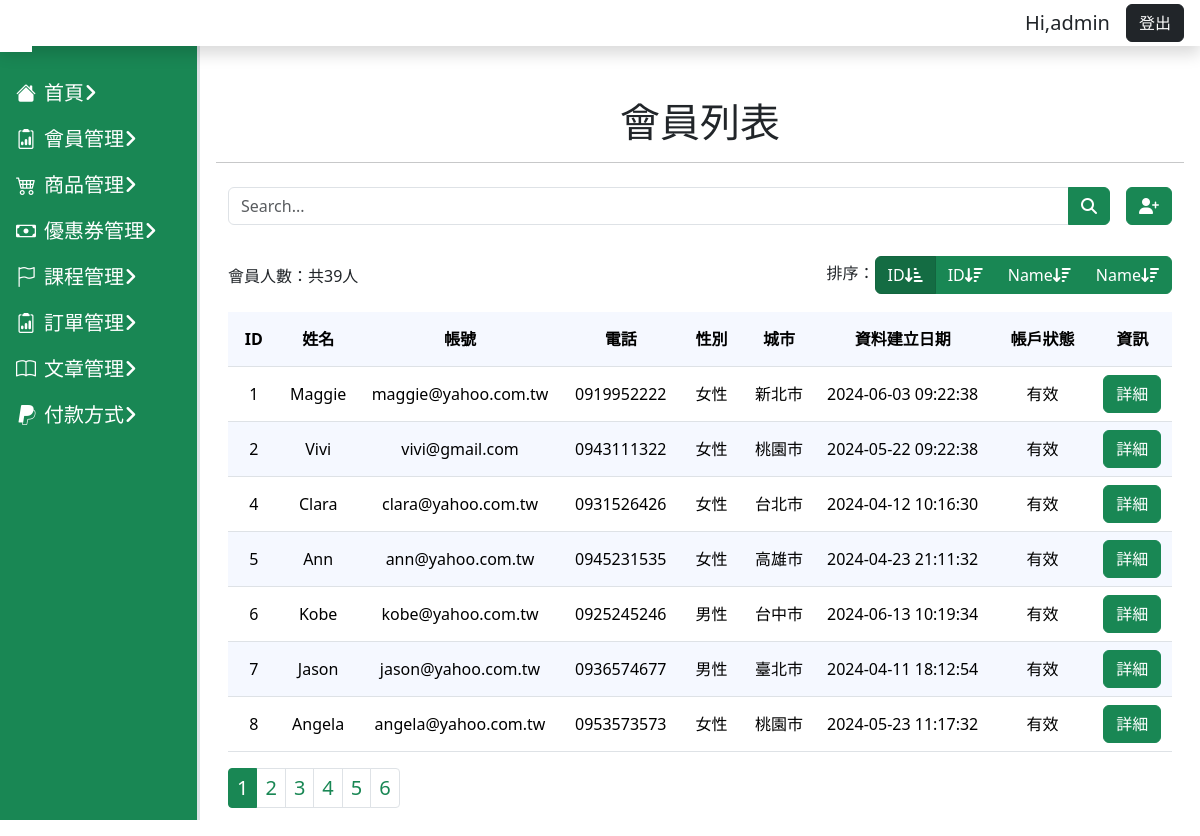
The app's page /user/users.php?page=1&order=1, older data.
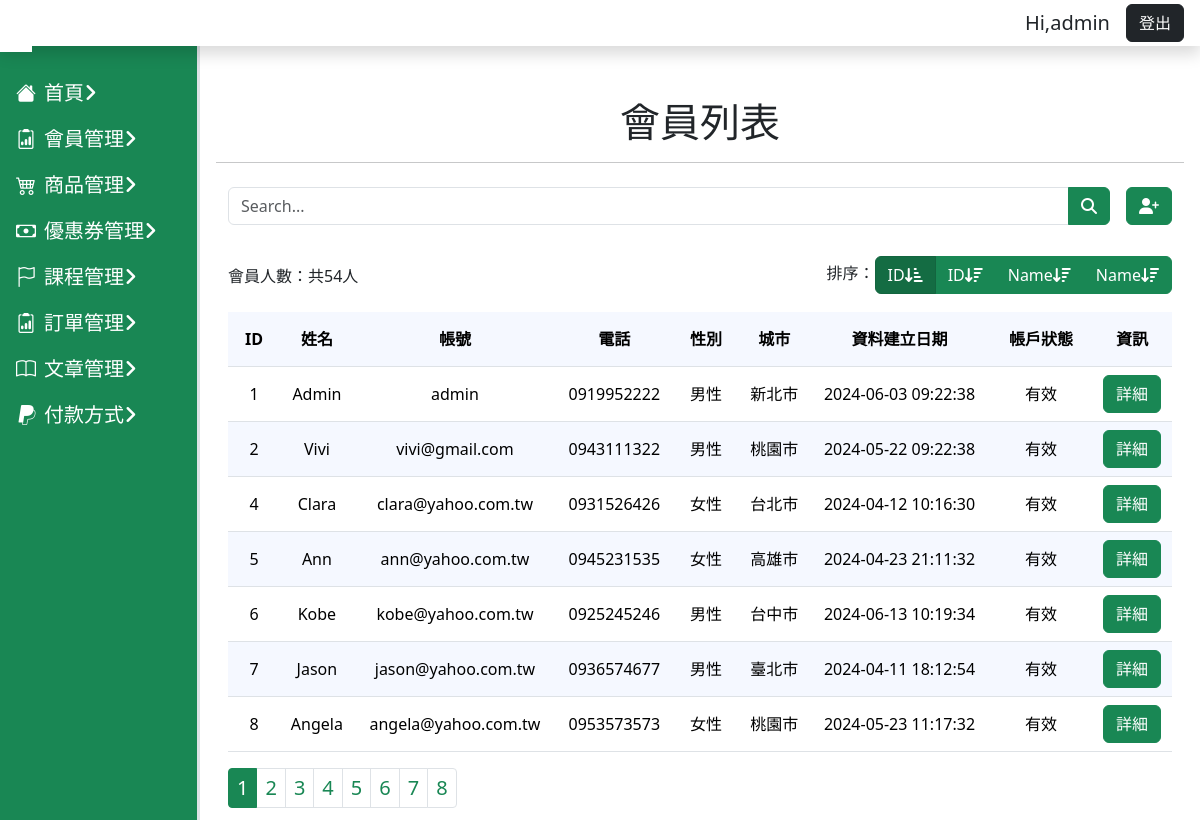
The same page, newer data.
### tables this page shows
CREATE TABLE `users` (
  `id` int(11) NOT NULL COMMENT '流水號',
  `memberid` varchar(50) NOT NULL COMMENT '會員編號',
  `name` varchar(30) DEFAULT NULL COMMENT '使用者名字',
  `images_id` int(255) NOT NULL DEFAULT 0 COMMENT '使用者照片ID',
  `images_name` varchar(255) DEFAULT 'user.png' COMMENT '使用者照片',
  `gender` enum('女性','男性','其他','') DEFAULT NULL COMMENT '性別',
  `birthday` date DEFAULT NULL COMMENT '生日',
  `account` varchar(50) NOT NULL COMMENT '帳號',
  `password` varchar(50) NOT NULL COMMENT '密碼',
  `phone` varchar(30) NOT NULL COMMENT '電話',
  `email` varchar(50) NOT NULL COMMENT '信箱',
  `location` varchar(30) DEFAULT NULL COMMENT '城市',
  `carrierid` varchar(50) DEFAULT NULL COMMENT '電子發票載具',
  `created_at` datetime NOT NULL DEFAULT current_timestamp() COMMENT '資料建立日期',
  `valid` tinyint(4) NOT NULL DEFAULT 1 COMMENT '使用者資料狀態'
);

### user/users.php (the view, shortened to what the changed rows need)
<?php
require_once("../db_connect.php");
$sqlAll = "SELECT* FROM users WHERE valid = 1";
$resultAll = $conn->query($sqlAll);
$allUserCount = $resultAll->num_rows;
if (isset($_GET["search"])) {
    $search = $_GET["search"];
    $sql = "SELECT * FROM users WHERE account LIKE '%$search%' AND valid = 1";
    $pageTitle = "$search 的搜尋結果";
} else if (isset($_GET["page"]) && isset($_GET["order"])) {
    $page = $_GET["page"];
    $perPage = 7;
    $firstItem = ($page - 1) * $perPage;
    $pageCount = ceil($allUserCount / $perPage);
    $order = $_GET["order"];
    switch ($order) {
        case 1:
            $orderClause = "ORDER BY id ASC";
            break;
    }
    $sql = "SELECT * FROM users WHERE valid = 1 $orderClause LIMIT $firstItem, $perPage";
} else {
    $sql = "SELECT id, name, email, phone FROM users";
    $pageTitle = "使用者列表";
    header("location: users.php?page=1&order=1");
}
$result = $conn->query($sql);
$rows = $result->fetch_all(MYSQLI_ASSOC);
$userCount = $result->num_rows;
if (isset($_GET["page"])) {
    $userCount = $allUserCount;
    $page = $page;
}
?>
<!doctype html>
<html lang="en">
<head>
    <?php include("../css.php") ?>
    <?php include("user-css.php") ?>
</head>
<body>
    <main class="main-content p-3 index-main">
           <div class="text-center mt-3 pt-3">
            <h1>會員列表</h1>
        </div>
        <div class="container ">
            <div class="pb-2 d-flex justify-content-between col-form-label">
                <div class="d-flex ">
                    <p class=" mt-2 "> 會員人數：共<?= $userCount ?>人</p>
                </div>
            </div>
            <?php if ($result->num_rows > 0) : ?>
                <table class="table table-striped">
                    <thead class="text-center table-header">
                        <tr>
                            <th>ID</th>
                            <th>姓名</th>
                            <th>帳號</th>
                            <th>電話</th>
                            <th>性別</th>
                            <th>城市</th>
                            <th>資料建立日期</th>
                            <th>帳戶狀態</th>
                            <th>資訊</th>
                        </tr>
                    </thead>
                    <tbody>
                        <?php foreach ($rows as $user) : ?>
                            <tr class="align-middle">
                                <td class="text-center"><?= $user["id"] ?></td>
                                <td class="text-center"><?= $user["name"] ?></td>
                                <td class="text-center"><?= $user["account"] ?></td>
                                <td class="text-center"><?= $user["phone"] ?></td>
                                <td class="text-center"><?= $user["gender"] ?></td>
                                <td class="text-center"><?= $user["location"] ?></td>
                                <td class="text-center"><?= $user["created_at"] ?></td>
                                <td class="text-center"><?php if ($user["valid"] == 1) {
                                                            echo "有效";
                                                        } else echo "停權" ?></td>
                                <td class="text-center">
                                    <a class="btn btn-success" href="user.php?id=<?= $user["id"] ?>">詳細</a>
                                </td>
                            </tr>
                        <?php endforeach; ?>
                    </tbody>
                </table>
                <?php if (isset($_GET["page"])) : ?>
                    <nav aria-label="...">
                        <ul class="pagination pagination-sm ">
                            <?php for ($i = 1; $i <= $pageCount; $i++) : ?>
                                <li class="page-item
                 <?php if ($i == $page) echo "active" ?>"><a class="page-link " href="?page=<?= $i ?>&order=<?= $order ?>"><?= $i ?></a></li>
                            <?php endfor; ?>
                        </ul>
                    </nav>
                <?php endif; ?>
            <?php else : ?>
                查無使用者
            <?php endif; ?>
        </div>
    </main>
</body>
</html>

Row changes from the older to the newer data that the page shows:
changed users "新北市": name "Maggie" → "Admin"; account "maggie@yahoo.com.tw" → "admin"; gender "女性" → "男性"
changed users "Vivi": gender "女性" → "男性"
Text that changed along with them:
$userCount: "39" → "54"
new list line: "7"
new list line: "8"
